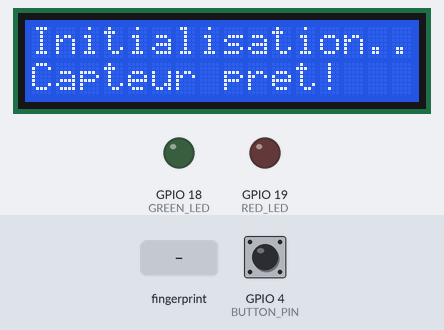
Recording of a sketch running on a simulated ESP32. Shown: 16×2 character LCD, output pins drawn as LEDs (lit = HIGH). Inputs (shaded band) come from the test bench; at power-on: GPIO 4 (BUTTON_PIN) HIGH. WiFi joins after 1.5 s; servers stay silent unless stated; network time is answered at once with the bench clock; uploads are accepted with an empty reply; the local clock reads 2024-03-15 10:24:30 at power-on unless the sketch sets it; what the sketch prints to the serial monitor is not drawn.

Above: at 0.1 s.
5.3 s: finger stored as number 1 placed on the sensor
At 6.9 s:
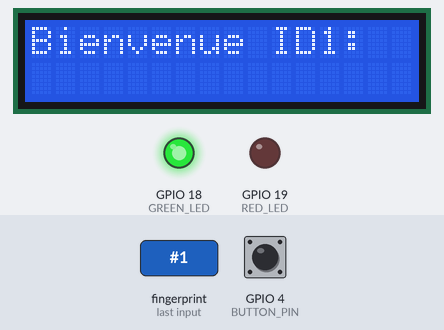
8.3 s: GPIO 4 (BUTTON_PIN) pulled LOW for 1 s
At 9.3 s:
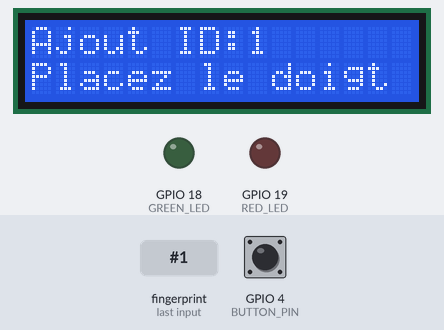
10.8 s: finger stored as number 1 placed on the sensor
At 12.3 s:
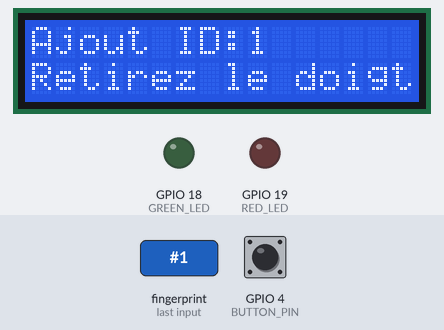
13.8 s: finger stored as number 1 placed on the sensor
At 14.9 s:
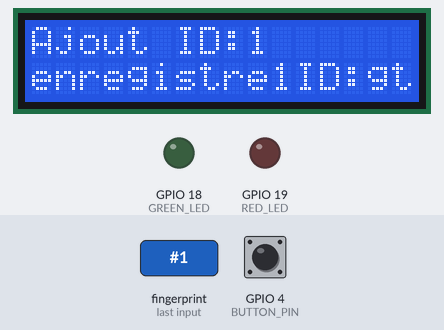
16.8 s: GPIO 4 (BUTTON_PIN) pulled LOW for 1 s
At 18.4 s:
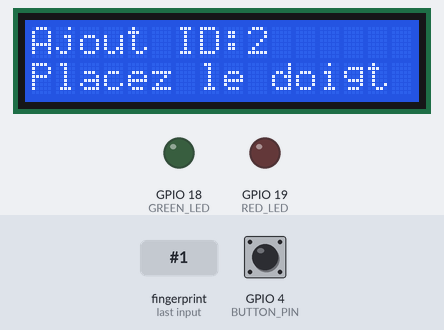
Timing chart, 0 to 19.9 s (numbered marks = the images above; inputs shaded):
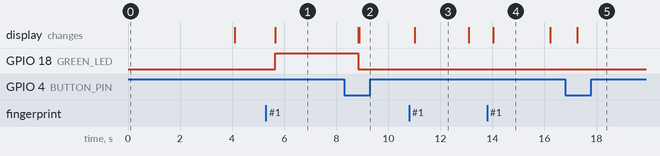

Measured:
- after the input at 5.3 s, GPIO 18 (GREEN_LED): LOW → HIGH after 0.35 s; the display: changes after 0.35 s (image 1)
- after the input at 8.3 s, the display: first differs from a run without the input after 0.58 s (image 2)
- after the input at 10.8 s, the display: changes after 0.22 s (image 3)
- after the input at 13.8 s, the display: changes after 0.23 s (image 4)
- after the input at 16.8 s, the display: changes after 0.46 s (image 5)
- what the display in image 3 shows lasts 2.1 s, from 11.0 s to 13.1 s
- what the display in image 4 shows lasts 2.2 s, from 14.0 s to 16.2 s

The sketch:

esp32_fingerprint_attendance.ino
```cpp
/*
 * ESP32 Fingerprint Attendance System
 * Author: Khaled Rouissi
 * Description: Biometric attendance firmware with NTP-based session validation
 * Platform: ESP32 DevKit V4
 */
#include <Adafruit_Fingerprint.h>
#include <Wire.h>
#include <LiquidCrystal_I2C.h>
#include <WiFi.h>
#include <HTTPClient.h>
#include <NTPClient.h>
#include <WiFiUdp.h>

#define BUTTON_PIN 4
#define RX_PIN 16
#define TX_PIN 17
#define GREEN_LED 18
#define RED_LED 19

const char* ssid = "YOUR_WIFI_SSID";
const char* password = "YOUR_WIFI_PASSWORD";

HardwareSerial mySerial(2); // UART2
Adafruit_Fingerprint finger(&mySerial);
LiquidCrystal_I2C lcd(0x27, 16, 2);
WiFiUDP ntpUDP;
NTPClient timeClient(ntpUDP, "pool.ntp.org", 3600, 60000); // 3600 seconds = 1 hour
uint8_t nextID = 1;

void setup() {
  Serial.begin(115200);
  lcd.init();
  lcd.backlight();
  pinMode(BUTTON_PIN, INPUT_PULLUP);
  pinMode(GREEN_LED, OUTPUT);
  pinMode(RED_LED, OUTPUT);
  digitalWrite(GREEN_LED, LOW);
  digitalWrite(RED_LED, LOW);

  lcd.setCursor(0, 0);
  lcd.print("Initialisation..");

  mySerial.begin(57600, SERIAL_8N1, RX_PIN, TX_PIN);
  if (finger.verifyPassword()) {
    lcd.setCursor(0, 1);
    lcd.print("Capteur pret!");
  } else {
    lcd.setCursor(0, 1);
    lcd.print("Cap non trouve");
    while (1) delay(1);
  }

  WiFi.begin(ssid, password);
  while (WiFi.status() != WL_CONNECTED) {
    delay(1000);
    Serial.println("Connexion WiFi");
  }

  timeClient.begin();

  Serial.println("Connecte au WiFi");
  delay(2000);
  lcd.clear();
}

void loop() {
  timeClient.update();

  if (digitalRead(BUTTON_PIN) == LOW) {
    lcd.clear();
    lcd.setCursor(0, 0);
    lcd.print("Ajout ID:");
    lcd.print(nextID);
    enrollFingerprint(nextID);
    nextID++;
    delay(1000);
    return;
  }

  uint8_t p = finger.getImage();
  if (p == FINGERPRINT_OK) {
    p = finger.image2Tz();
    if (p != FINGERPRINT_OK) return;

    p = finger.fingerSearch();
    if (p == FINGERPRINT_OK) {
      int foundID = finger.fingerID;
      lcd.clear();
      lcd.setCursor(0, 0);
      lcd.print("Bienvenue ID :");
      lcd.setCursor(12, 0);
      lcd.print(foundID);

      digitalWrite(GREEN_LED, HIGH);
      digitalWrite(RED_LED, LOW);

      sendAttendanceData(foundID);
      delay(3000);

      digitalWrite(GREEN_LED, LOW);
      lcd.clear();
    } else {
      lcd.clear();
      lcd.setCursor(0, 0);
      lcd.print("Doigt inconnu");

      digitalWrite(GREEN_LED, LOW);
      digitalWrite(RED_LED, HIGH);
      delay(2000);

      digitalWrite(RED_LED, LOW);
      lcd.clear();
    }
  }
}

void enrollFingerprint(uint8_t id) {
  int p = -1;
  lcd.setCursor(0, 1);
  lcd.print("Placez le doigt");

  while (p != FINGERPRINT_OK) {
    p = finger.getImage();
    if (p == FINGERPRINT_NOFINGER) continue;
    if (p == FINGERPRINT_OK) break;
    lcd.setCursor(0, 1);
    lcd.print("Erreur d'image");
    return;
  }

  p = finger.image2Tz(1);
  if (p != FINGERPRINT_OK) {
    lcd.setCursor(0, 1);
    lcd.print("Echec image→Tz");
    return;
  }

  lcd.setCursor(0, 1);
  lcd.print("Retirez le doigt");
  delay(2000);
  while (finger.getImage() != FINGERPRINT_NOFINGER);

  lcd.setCursor(0, 1);
  lcd.print("2nd scan...");
  while (finger.getImage() != FINGERPRINT_OK);
  p = finger.image2Tz(2);
  if (p != FINGERPRINT_OK) {
    lcd.setCursor(0, 1);
    lcd.print("Echec 2e img→Tz");
    return;
  }

  p = finger.createModel();
  if (p != FINGERPRINT_OK) {
    lcd.setCursor(0, 1);
    lcd.print("Echec enreg");
    return;
  }

  p = finger.storeModel(id);
  if (p == FINGERPRINT_OK) {
    lcd.setCursor(0, 1);
    lcd.print("enregistre ID:");
    lcd.setCursor(10, 1);
    lcd.print(id);
    sendAttendanceData(id);
  } else {
    lcd.setCursor(0, 1);
    lcd.print("Echec enreg");
  }

  delay(2000);
  lcd.clear();
}

void sendAttendanceData(int user_id) {
  if (WiFi.status() == WL_CONNECTED) {
    int sessionNumber = getSessionNumber();

    // 🧪 Debugging output
    int hours = timeClient.getHours();
    int minutes = timeClient.getMinutes();
    Serial.print("Time: ");
    Serial.print(hours);
    Serial.print(":");
    Serial.println(minutes);
    Serial.print("Session: ");
    Serial.println(sessionNumber);

    // ❌ If no session is active, skip sending
    if (sessionNumber == 0) {
      lcd.setCursor(0, 1);
      lcd.print("Hors session");
      delay(2000);
      lcd.clear();
      return;
    }

  String url = "http://YOUR_SERVER_IP:3000/api/fingerprint";

    HTTPClient http;
    http.begin(url);
    http.addHeader("Content-Type", "application/x-www-form-urlencoded");

    String payload = "fingerprint_id=" + String(user_id) + "&session_number=" + String(sessionNumber);

    int httpResponseCode = http.POST(payload);

    if (httpResponseCode == 200) {
      Serial.println("Attendance recorded successfully!");
    } else {
      Serial.print("Error: ");
      Serial.println(httpResponseCode);
    }

    http.end();
  } else {
    Serial.println("Error: WiFi not connected");
  }
}

int getSessionNumber() {
  timeClient.update(); // Ensure time is fresh
  int hours = timeClient.getHours();
  int minutes = timeClient.getMinutes();
  int totalMinutes = hours * 60 + minutes;

  if (totalMinutes >= 510 && totalMinutes < 600) return 1;   // 08:30–10:00
  if (totalMinutes >= 600 && totalMinutes < 690) return 2;   // 10:00–11:30
  if (totalMinutes >= 750 && totalMinutes < 840) return 3;   // 12:30–14:00
  if (totalMinutes >= 840 && totalMinutes < 930) return 4;   // 14:00–15:30
  if (totalMinutes >= 930 && totalMinutes < 1050) return 5;  // 15:30–17:30 (Extended for testing)

  return 0;
}
```
